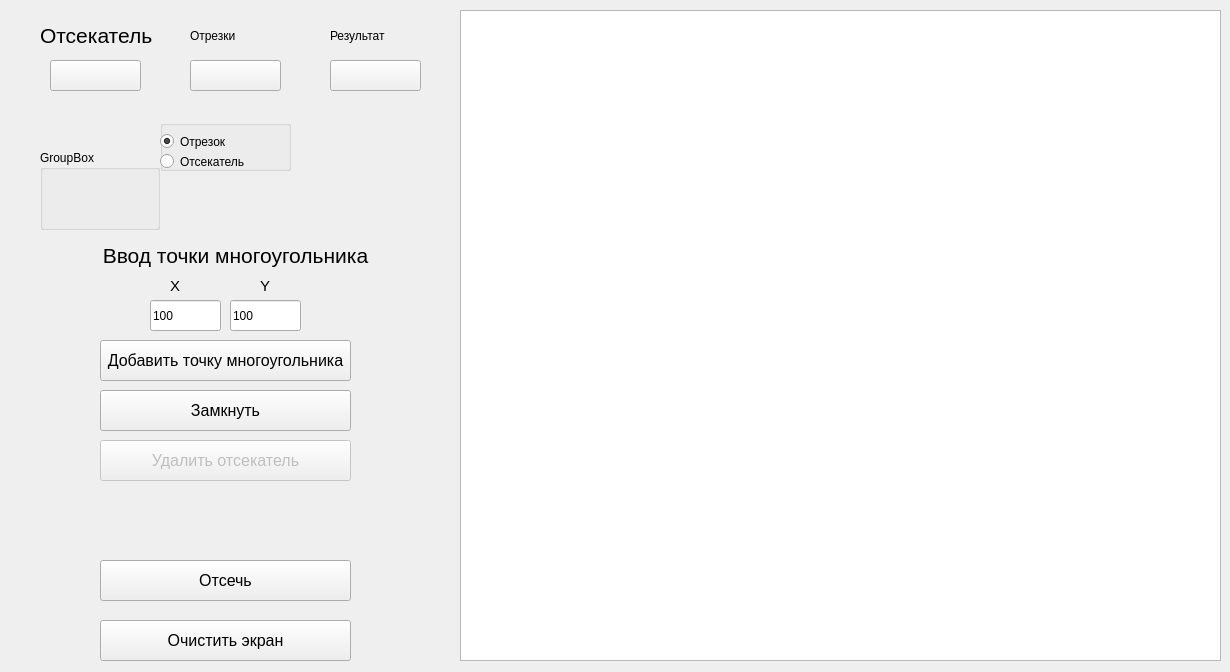
<?xml version="1.0" encoding="UTF-8"?>
<ui version="4.0">
 <class>GUI</class>
 <widget class="QWidget" name="GUI">
  <property name="geometry">
   <rect>
    <x>0</x>
    <y>0</y>
    <width>1230</width>
    <height>672</height>
   </rect>
  </property>
  <property name="palette">
   <palette>
    <active/>
    <inactive/>
    <disabled/>
   </palette>
  </property>
  <property name="windowTitle">
   <string>GUI</string>
  </property>
  <property name="autoFillBackground">
   <bool>false</bool>
  </property>
  <widget class="QGraphicsView" name="graphicsView">
   <property name="geometry">
    <rect>
     <x>460</x>
     <y>10</y>
     <width>761</width>
     <height>651</height>
    </rect>
   </property>
  </widget>
  <widget class="QLabel" name="label">
   <property name="geometry">
    <rect>
     <x>40</x>
     <y>20</y>
     <width>121</width>
     <height>31</height>
    </rect>
   </property>
   <property name="font">
    <font>
     <family>Ubuntu</family>
     <pointsize>16</pointsize>
     <italic>false</italic>
     <bold>false</bold>
    </font>
   </property>
   <property name="styleSheet">
    <string notr="true">font: 16pt &quot;Ubuntu&quot;;</string>
   </property>
   <property name="text">
    <string>Отсекатель</string>
   </property>
  </widget>
  <widget class="QLabel" name="label_2">
   <property name="geometry">
    <rect>
     <x>190</x>
     <y>20</y>
     <width>91</width>
     <height>31</height>
    </rect>
   </property>
   <property name="styleSheet">
    <string notr="true">font: 16pt &quot;Ubuntu&quot;;</string>
   </property>
   <property name="text">
    <string>Отрезки</string>
   </property>
  </widget>
  <widget class="QPushButton" name="cutterButton">
   <property name="geometry">
    <rect>
     <x>100</x>
     <y>560</y>
     <width>251</width>
     <height>41</height>
    </rect>
   </property>
   <property name="font">
    <font>
     <pointsize>12</pointsize>
    </font>
   </property>
   <property name="text">
    <string>Отсечь</string>
   </property>
  </widget>
  <widget class="QPushButton" name="clearScreenButton">
   <property name="geometry">
    <rect>
     <x>100</x>
     <y>620</y>
     <width>251</width>
     <height>41</height>
    </rect>
   </property>
   <property name="font">
    <font>
     <pointsize>12</pointsize>
    </font>
   </property>
   <property name="text">
    <string>Очистить экран</string>
   </property>
  </widget>
  <widget class="QLabel" name="label_10">
   <property name="geometry">
    <rect>
     <x>170</x>
     <y>270</y>
     <width>41</width>
     <height>31</height>
    </rect>
   </property>
   <property name="font">
    <font>
     <pointsize>11</pointsize>
    </font>
   </property>
   <property name="text">
    <string>X</string>
   </property>
  </widget>
  <widget class="QLabel" name="label_11">
   <property name="geometry">
    <rect>
     <x>260</x>
     <y>270</y>
     <width>31</width>
     <height>31</height>
    </rect>
   </property>
   <property name="font">
    <font>
     <pointsize>11</pointsize>
    </font>
   </property>
   <property name="text">
    <string>Y</string>
   </property>
  </widget>
  <widget class="QLineEdit" name="X_box">
   <property name="geometry">
    <rect>
     <x>150</x>
     <y>300</y>
     <width>71</width>
     <height>31</height>
    </rect>
   </property>
   <property name="text">
    <string>100</string>
   </property>
  </widget>
  <widget class="QLineEdit" name="Y_box">
   <property name="geometry">
    <rect>
     <x>230</x>
     <y>300</y>
     <width>71</width>
     <height>31</height>
    </rect>
   </property>
   <property name="text">
    <string>100</string>
   </property>
  </widget>
  <widget class="QPushButton" name="addSegmentButton">
   <property name="geometry">
    <rect>
     <x>100</x>
     <y>340</y>
     <width>251</width>
     <height>41</height>
    </rect>
   </property>
   <property name="font">
    <font>
     <pointsize>12</pointsize>
    </font>
   </property>
   <property name="text">
    <string>Добавить точку многоугольника</string>
   </property>
  </widget>
  <widget class="QLabel" name="label_4">
   <property name="geometry">
    <rect>
     <x>90</x>
     <y>240</y>
     <width>291</width>
     <height>31</height>
    </rect>
   </property>
   <property name="font">
    <font>
     <pointsize>16</pointsize>
    </font>
   </property>
   <property name="text">
    <string>Ввод точки многоугольника</string>
   </property>
   <property name="alignment">
    <set>Qt::AlignCenter</set>
   </property>
   <property name="wordWrap">
    <bool>true</bool>
   </property>
  </widget>
  <widget class="QLabel" name="label_5">
   <property name="geometry">
    <rect>
     <x>330</x>
     <y>20</y>
     <width>111</width>
     <height>31</height>
    </rect>
   </property>
   <property name="styleSheet">
    <string notr="true">font: 16pt &quot;Ubuntu&quot;;</string>
   </property>
   <property name="text">
    <string>Результат</string>
   </property>
  </widget>
  <widget class="QPushButton" name="cutOff_colorButton">
   <property name="geometry">
    <rect>
     <x>50</x>
     <y>60</y>
     <width>91</width>
     <height>31</height>
    </rect>
   </property>
   <property name="text">
    <string/>
   </property>
  </widget>
  <widget class="QPushButton" name="segment_olorButton">
   <property name="geometry">
    <rect>
     <x>190</x>
     <y>60</y>
     <width>91</width>
     <height>31</height>
    </rect>
   </property>
   <property name="text">
    <string/>
   </property>
  </widget>
  <widget class="QPushButton" name="result_colorButton">
   <property name="geometry">
    <rect>
     <x>330</x>
     <y>60</y>
     <width>91</width>
     <height>31</height>
    </rect>
   </property>
   <property name="text">
    <string/>
   </property>
  </widget>
  <widget class="QPushButton" name="lockCutterButton">
   <property name="geometry">
    <rect>
     <x>100</x>
     <y>390</y>
     <width>251</width>
     <height>41</height>
    </rect>
   </property>
   <property name="font">
    <font>
     <pointsize>12</pointsize>
    </font>
   </property>
   <property name="text">
    <string>Замкнуть</string>
   </property>
  </widget>
  <widget class="QGroupBox" name="groupBox">
   <property name="geometry">
    <rect>
     <x>160</x>
     <y>120</y>
     <width>131</width>
     <height>51</height>
    </rect>
   </property>
   <property name="title">
    <string/>
   </property>
   <widget class="QRadioButton" name="segmentRadio">
    <property name="geometry">
     <rect>
      <x>0</x>
      <y>10</y>
      <width>112</width>
      <height>23</height>
     </rect>
    </property>
    <property name="text">
     <string>Отрезок</string>
    </property>
    <property name="checked">
     <bool>true</bool>
    </property>
   </widget>
   <widget class="QRadioButton" name="cutterRadio">
    <property name="geometry">
     <rect>
      <x>0</x>
      <y>30</y>
      <width>112</width>
      <height>23</height>
     </rect>
    </property>
    <property name="text">
     <string>Отсекатель</string>
    </property>
   </widget>
  </widget>
  <widget class="QLabel" name="curPointLabel">
   <property name="geometry">
    <rect>
     <x>350</x>
     <y>160</y>
     <width>101</width>
     <height>31</height>
    </rect>
   </property>
   <property name="font">
    <font>
     <pointsize>11</pointsize>
    </font>
   </property>
   <property name="text">
    <string/>
   </property>
  </widget>
  <widget class="QPushButton" name="delCutterButton">
   <property name="enabled">
    <bool>false</bool>
   </property>
   <property name="geometry">
    <rect>
     <x>100</x>
     <y>440</y>
     <width>251</width>
     <height>41</height>
    </rect>
   </property>
   <property name="font">
    <font>
     <pointsize>12</pointsize>
    </font>
   </property>
   <property name="text">
    <string>Удалить отсекатель</string>
   </property>
  </widget>
  <widget class="QGroupBox" name="groupBox_color">
   <property name="geometry">
    <rect>
     <x>40</x>
     <y>150</y>
     <width>120</width>
     <height>80</height>
    </rect>
   </property>
   <property name="title">
    <string>GroupBox</string>
   </property>
  </widget>
 </widget>
 <resources/>
 <connections/>
</ui>
